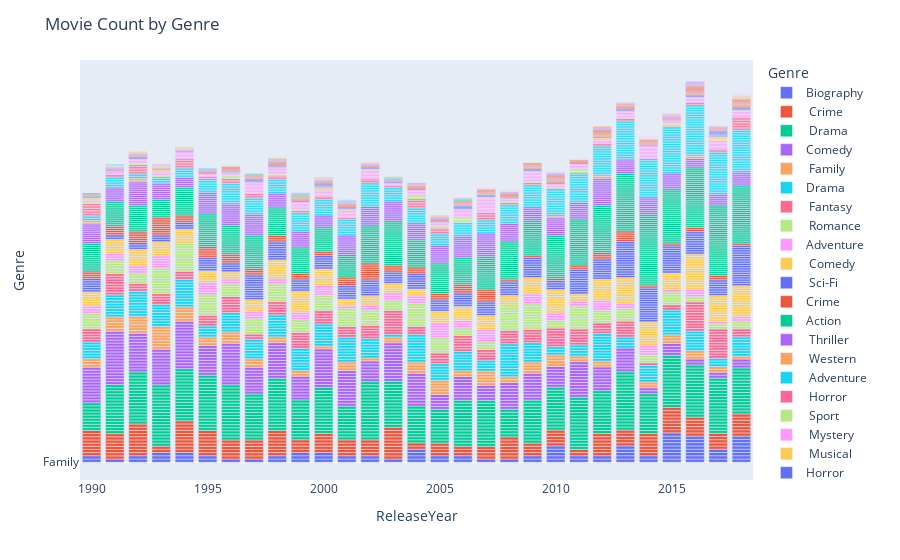

Notebook cell for this chart:
### Code cell
#Plotting Number Of Movies Released Every Year By Genre
fig = px.bar(Model_DF_Temp, x='ReleaseYear',y='Genre',color='Genre')
fig.update_layout(title_text='Movie Count by Genre')
fig.show()

### Figure 1 — Plotly figure (JSON) as saved in the notebook; plotly's stock layout.template omitted (floating-point values rounded to 4 significant figures; data arrays with more than 128 entries replaced by an {"elided": "..."} marker saying what was removed)
{"data": [{"alignmentgroup": "True", "hovertemplate": "Genre=%{y}<br>ReleaseYear=%{x}<extra></extra>", "legendgroup": "Biography", "marker": {"color": "#636efa"}, "name": "Biography", "offsetgroup": "Biography", "orientation": "v", "showlegend": true, "textposition": "auto", "type": "bar", "x": [1990, 1990, 1991, 1992, 1992, 1993, 1993, 1993, 1994, 1994, 1994, 1995, 1995, 1996, 1997, 1998, 1998, 1999, 1999, 1999, 2000, 2000, 2000, 2001, 2001, 2002, 2002, 2003, 2004, 2004, 2004, 2004, 2005, 2005, 2006, 2006, 2007, 2008, 2009, 2009, 2010, 2010, 2010, 2010, 2010, 2011, 2011, 2012, 2012, 2013, 2013, 2013, 2013, 2013, 2014, 2014, 2015, 2015, 2015, 2015, 2015, 2015, 2015, 2015, 2015, 2016, 2016, 2016, 2016, 2016, 2016, 2016, 2016, 2017, 2017, 2017, 2017, 2018, 2018, 2018, 2018, 2018, 2018, 2018, 2018], "xaxis": "x", "y": ["Biography", "Biography", "Biography", "Biography", "Biography", "Biography", "Biography", "Biography", "Biography", "Biography", "Biography", "Biography", "Biography", "Biography", "Biography", "Biography", "Biography", "Biography", "Biography", "Biography", "Biography", "Biography", "Biography", "Biography", "Biography", "Biography", "Biography", "Biography", "Biography", "Biography", "Biography", "Biography", "Biography", "Biography", "Biography", "Biography", "Biography", "Biography", "Biography", "Biography", "Biography", "Biography", "Biography", "Biography", "Biography", "Biography", "Biography", "Biography", "Biography", "Biography", "Biography", "Biography", "Biography", "Biography", "Biography", "Biography", "Biography", "Biography", "Biography", "Biography", "Biography", "Biography", "Biography", "Biography", "Biography", "Biography", "Biography", "Biography", "Biography", "Biography", "Biography", "Biography", "Biography", "Biography", "Biography", "Biography", "Biography", "Biography", "Biography", "Biography", "Biography", "Biography", "Biography", "Biography", "Biography"], "yaxis": "y"}, {"alignmentgroup": "True", "hovertemplate": "Genre=%{y}<br>ReleaseYear=%{x}<extra></extra>", "legendgroup": " Crime", "marker": {"color": "#EF553B"}, "name": " Crime", "offsetgroup": " Crime", "orientation": "v", "showlegend": true, "textposition": "auto", "type": "bar", "x": {"elided": "172 int values"}, "xaxis": "x", "y": {"elided": "172 str values"}, "yaxis": "y"}, {"alignmentgroup": "True", "hovertemplate": "Genre=%{y}<br>ReleaseYear=%{x}<extra></extra>", "legendgroup": " Drama", "marker": {"color": "#00cc96"}, "name": " Drama", "offsetgroup": " Drama", "orientation": "v", "showlegend": true, "textposition": "auto", "type": "bar", "x": {"elided": "440 int values"}, "xaxis": "x", "y": {"elided": "440 str values"}, "yaxis": "y"}, {"alignmentgroup": "True", "hovertemplate": "Genre=%{y}<br>ReleaseYear=%{x}<extra></extra>", "legendgroup": "Comedy", "marker": {"color": "#ab63fa"}, "name": "Comedy", "offsetgroup": "Comedy", "orientation": "v", "showlegend": true, "textposition": "auto", "type": "bar", "x": {"elided": "264 int values"}, "xaxis": "x", "y": {"elided": "264 str values"}, "yaxis": "y"}, {"alignmentgroup": "True", "hovertemplate": "Genre=%{y}<br>ReleaseYear=%{x}<extra></extra>", "legendgroup": " Family", "marker": {"color": "#FFA15A"}, "name": " Family", "offsetgroup": " Family", "orientation": "v", "showlegend": true, "textposition": "auto", "type": "bar", "x": [1990, 1990, 1990, 1991, 1991, 1991, 1991, 1991, 1992, 1992, 1992, 1992, 1992, 1992, 1993, 1993, 1993, 1993, 1993, 1993, 1993, 1993, 1994, 1994, 1994, 1994, 1994, 1995, 1995, 1995, 1996, 1996, 1996, 1996, 1997, 1997, 1997, 1998, 1998, 1999, 1999, 2000, 2001, 2001, 2001, 2002, 2003, 2003, 2004, 2004, 2004, 2004, 2005, 2005, 2005, 2005, 2005, 2006, 2006, 2007, 2007, 2007, 2007, 2007, 2008, 2008, 2009, 2009, 2009, 2009, 2010, 2010, 2010, 2010, 2011, 2011, 2012, 2012, 2014, 2014, 2015, 2015, 2015, 2016, 2016, 2016, 2017, 2017, 2018], "xaxis": "x", "y": [" Family", " Family", " Family", " Family", " Family", " Family", " Family", " Family", " Family", " Family", " Family", " Family", " Family", " Family", " Family", " Family", " Family", " Family", " Family", " Family", " Family", " Family", " Family", " Family", " Family", " Family", " Family", " Family", " Family", " Family", " Family", " Family", " Family", " Family", " Family", " Family", " Family", " Family", " Family", " Family", " Family", " Family", " Family", " Family", " Family", " Family", " Family", " Family", " Family", " Family", " Family", " Family", " Family", " Family", " Family", " Family", " Family", " Family", " Family", " Family", " Family", " Family", " Family", " Family", " Family", " Family", " Family", " Family", " Family", " Family", " Family", " Family", " Family", " Family", " Family", " Family", " Family", " Family", " Family", " Family", " Family", " Family", " Family", " Family", " Family", " Family", " Family", " Family", " Family"], "yaxis": "y"}, {"alignmentgroup": "True", "hovertemplate": "Genre=%{y}<br>ReleaseYear=%{x}<extra></extra>", "legendgroup": "Drama", "marker": {"color": "#19d3f3"}, "name": "Drama", "offsetgroup": "Drama", "orientation": "v", "showlegend": true, "textposition": "auto", "type": "bar", "x": {"elided": "199 int values"}, "xaxis": "x", "y": {"elided": "199 str values"}, "yaxis": "y"}, {"alignmentgroup": "True", "hovertemplate": "Genre=%{y}<br>ReleaseYear=%{x}<extra></extra>", "legendgroup": " Fantasy", "marker": {"color": "#FF6692"}, "name": " Fantasy", "offsetgroup": " Fantasy", "orientation": "v", "showlegend": true, "textposition": "auto", "type": "bar", "x": {"elided": "147 int values"}, "xaxis": "x", "y": {"elided": "147 str values"}, "yaxis": "y"}, {"alignmentgroup": "True", "hovertemplate": "Genre=%{y}<br>ReleaseYear=%{x}<extra></extra>", "legendgroup": " Romance", "marker": {"color": "#B6E880"}, "name": " Romance", "offsetgroup": " Romance", "orientation": "v", "showlegend": true, "textposition": "auto", "type": "bar", "x": {"elided": "168 int values"}, "xaxis": "x", "y": {"elided": "168 str values"}, "yaxis": "y"}, {"alignmentgroup": "True", "hovertemplate": "Genre=%{y}<br>ReleaseYear=%{x}<extra></extra>", "legendgroup": "Adventure", "marker": {"color": "#FF97FF"}, "name": "Adventure", "offsetgroup": "Adventure", "orientation": "v", "showlegend": true, "textposition": "auto", "type": "bar", "x": [1990, 1990, 1990, 1991, 1991, 1991, 1992, 1992, 1992, 1993, 1993, 1993, 1993, 1993, 1995, 1995, 1995, 1995, 1995, 1996, 1996, 1997, 1997, 1997, 1998, 1998, 1999, 1999, 1999, 2000, 2000, 2000, 2000, 2001, 2002, 2002, 2003, 2003, 2003, 2004, 2004, 2004, 2005, 2005, 2005, 2005, 2005, 2005, 2006, 2006, 2006, 2007, 2007, 2007, 2007, 2007, 2009, 2009, 2009, 2009, 2010, 2010, 2010, 2011, 2011, 2012, 2012, 2012, 2012, 2013, 2013, 2014, 2014, 2014, 2014, 2015, 2016, 2016, 2016, 2017, 2018, 2018], "xaxis": "x", "y": ["Adventure", "Adventure", "Adventure", "Adventure", "Adventure", "Adventure", "Adventure", "Adventure", "Adventure", "Adventure", "Adventure", "Adventure", "Adventure", "Adventure", "Adventure", "Adventure", "Adventure", "Adventure", "Adventure", "Adventure", "Adventure", "Adventure", "Adventure", "Adventure", "Adventure", "Adventure", "Adventure", "Adventure", "Adventure", "Adventure", "Adventure", "Adventure", "Adventure", "Adventure", "Adventure", "Adventure", "Adventure", "Adventure", "Adventure", "Adventure", "Adventure", "Adventure", "Adventure", "Adventure", "Adventure", "Adventure", "Adventure", "Adventure", "Adventure", "Adventure", "Adventure", "Adventure", "Adventure", "Adventure", "Adventure", "Adventure", "Adventure", "Adventure", "Adventure", "Adventure", "Adventure", "Adventure", "Adventure", "Adventure", "Adventure", "Adventure", "Adventure", "Adventure", "Adventure", "Adventure", "Adventure", "Adventure", "Adventure", "Adventure", "Adventure", "Adventure", "Adventure", "Adventure", "Adventure", "Adventure", "Adventure", "Adventure"], "yaxis": "y"}, {"alignmentgroup": "True", "hovertemplate": "Genre=%{y}<br>ReleaseYear=%{x}<extra></extra>", "legendgroup": " Comedy", "marker": {"color": "#FECB52"}, "name": " Comedy", "offsetgroup": " Comedy", "orientation": "v", "showlegend": true, "textposition": "auto", "type": "bar", "x": {"elided": "199 int values"}, "xaxis": "x", "y": {"elided": "199 str values"}, "yaxis": "y"}, {"alignmentgroup": "True", "hovertemplate": "Genre=%{y}<br>ReleaseYear=%{x}<extra></extra>", "legendgroup": " Sci-Fi", "marker": {"color": "#636efa"}, "name": " Sci-Fi", "offsetgroup": " Sci-Fi", "orientation": "v", "showlegend": true, "textposition": "auto", "type": "bar", "x": {"elided": "216 int values"}, "xaxis": "x", "y": {"elided": "216 str values"}, "yaxis": "y"}, {"alignmentgroup": "True", "hovertemplate": "Genre=%{y}<br>ReleaseYear=%{x}<extra></extra>", "legendgroup": "Crime", "marker": {"color": "#EF553B"}, "name": "Crime", "offsetgroup": "Crime", "orientation": "v", "showlegend": true, "textposition": "auto", "type": "bar", "x": [1990, 1990, 1990, 1991, 1991, 1991, 1991, 1992, 1992, 1992, 1992, 1992, 1993, 1993, 1993, 1993, 1993, 1993, 1993, 1993, 1994, 1994, 1994, 1995, 1995, 1995, 1995, 1995, 1996, 1996, 1996, 1996, 1997, 1997, 1997, 1998, 1998, 1998, 1999, 1999, 1999, 2000, 2000, 2001, 2001, 2001, 2001, 2002, 2002, 2002, 2002, 2002, 2002, 2002, 2002, 2003, 2003, 2003, 2004, 2004, 2004, 2005, 2005, 2005, 2006, 2006, 2006, 2006, 2007, 2007, 2007, 2007, 2007, 2007, 2008, 2009, 2010, 2011, 2011, 2012, 2012, 2012, 2013, 2013, 2013, 2013, 2013, 2014, 2015, 2016, 2016, 2017, 2017, 2018], "xaxis": "x", "y": ["Crime", "Crime", "Crime", "Crime", "Crime", "Crime", "Crime", "Crime", "Crime", "Crime", "Crime", "Crime", "Crime", "Crime", "Crime", "Crime", "Crime", "Crime", "Crime", "Crime", "Crime", "Crime", "Crime", "Crime", "Crime", "Crime", "Crime", "Crime", "Crime", "Crime", "Crime", "Crime", "Crime", "Crime", "Crime", "Crime", "Crime", "Crime", "Crime", "Crime", "Crime", "Crime", "Crime", "Crime", "Crime", "Crime", "Crime", "Crime", "Crime", "Crime", "Crime", "Crime", "Crime", "Crime", "Crime", "Crime", "Crime", "Crime", "Crime", "Crime", "Crime", "Crime", "Crime", "Crime", "Crime", "Crime", "Crime", "Crime", "Crime", "Crime", "Crime", "Crime", "Crime", "Crime", "Crime", "Crime", "Crime", "Crime", "Crime", "Crime", "Crime", "Crime", "Crime", "Crime", "Crime", "Crime", "Crime", "Crime", "Crime", "Crime", "Crime", "Crime", "Crime", "Crime"], "yaxis": "y"}, {"alignmentgroup": "True", "hovertemplate": "Genre=%{y}<br>ReleaseYear=%{x}<extra></extra>", "legendgroup": "Action", "marker": {"color": "#00cc96"}, "name": "Action", "offsetgroup": "Action", "orientation": "v", "showlegend": true, "textposition": "auto", "type": "bar", "x": {"elided": "538 int values"}, "xaxis": "x", "y": {"elided": "538 str values"}, "yaxis": "y"}, {"alignmentgroup": "True", "hovertemplate": "Genre=%{y}<br>ReleaseYear=%{x}<extra></extra>", "legendgroup": " Thriller", "marker": {"color": "#ab63fa"}, "name": " Thriller", "offsetgroup": " Thriller", "orientation": "v", "showlegend": true, "textposition": "auto", "type": "bar", "x": {"elided": "257 int values"}, "xaxis": "x", "y": {"elided": "257 str values"}, "yaxis": "y"}, {"alignmentgroup": "True", "hovertemplate": "Genre=%{y}<br>ReleaseYear=%{x}<extra></extra>", "legendgroup": " Western", "marker": {"color": "#FFA15A"}, "name": " Western", "offsetgroup": " Western", "orientation": "v", "showlegend": true, "textposition": "auto", "type": "bar", "x": [1990, 1990, 1992, 1992, 2010, 2012, 2012, 2016, 2016], "xaxis": "x", "y": [" Western", " Western", " Western", " Western", " Western", " Western", " Western", " Western", " Western"], "yaxis": "y"}, {"alignmentgroup": "True", "hovertemplate": "Genre=%{y}<br>ReleaseYear=%{x}<extra></extra>", "legendgroup": " Adventure", "marker": {"color": "#19d3f3"}, "name": " Adventure", "offsetgroup": " Adventure", "orientation": "v", "showlegend": true, "textposition": "auto", "type": "bar", "x": {"elided": "361 int values"}, "xaxis": "x", "y": {"elided": "361 str values"}, "yaxis": "y"}, {"alignmentgroup": "True", "hovertemplate": "Genre=%{y}<br>ReleaseYear=%{x}<extra></extra>", "legendgroup": " Horror", "marker": {"color": "#FF6692"}, "name": " Horror", "offsetgroup": " Horror", "orientation": "v", "showlegend": true, "textposition": "auto", "type": "bar", "x": [1990, 1990, 1990, 1990, 1990, 1990, 1990, 1991, 1991, 1992, 1992, 1992, 1992, 1992, 1994, 1994, 1994, 1994, 1994, 1995, 1996, 1996, 1996, 1997, 1997, 1998, 1998, 1999, 1999, 2000, 2000, 2001, 2002, 2002, 2002, 2003, 2004, 2004, 2004, 2004, 2004, 2005, 2005, 2005, 2007, 2007, 2007, 2007, 2008, 2009, 2009, 2010, 2012, 2013, 2013, 2015, 2016, 2016, 2017, 2018, 2018, 2018, 2018, 2018, 2018, 2018], "xaxis": "x", "y": [" Horror", " Horror", " Horror", " Horror", " Horror", " Horror", " Horror", " Horror", " Horror", " Horror", " Horror", " Horror", " Horror", " Horror", " Horror", " Horror", " Horror", " Horror", " Horror", " Horror", " Horror", " Horror", " Horror", " Horror", " Horror", " Horror", " Horror", " Horror", " Horror", " Horror", " Horror", " Horror", " Horror", " Horror", " Horror", " Horror", " Horror", " Horror", " Horror", " Horror", " Horror", " Horror", " Horror", " Horror", " Horror", " Horror", " Horror", " Horror", " Horror", " Horror", " Horror", " Horror", " Horror", " Horror", " Horror", " Horror", " Horror", " Horror", " Horror", " Horror", " Horror", " Horror", " Horror", " Horror", " Horror", " Horror"], "yaxis": "y"}, {"alignmentgroup": "True", "hovertemplate": "Genre=%{y}<br>ReleaseYear=%{x}<extra></extra>", "legendgroup": " Sport", "marker": {"color": "#B6E880"}, "name": " Sport", "offsetgroup": " Sport", "orientation": "v", "showlegend": true, "textposition": "auto", "type": "bar", "x": [1990, 1990, 1992, 1993, 1996, 1996, 1998, 1998, 1999, 2000, 2004, 2004, 2005, 2005, 2006, 2006, 2006, 2008, 2009, 2010, 2011, 2011, 2013, 2015, 2015], "xaxis": "x", "y": [" Sport", " Sport", " Sport", " Sport", " Sport", " Sport", " Sport", " Sport", " Sport", " Sport", " Sport", " Sport", " Sport", " Sport", " Sport", " Sport", " Sport", " Sport", " Sport", " Sport", " Sport", " Sport", " Sport", " Sport", " Sport"], "yaxis": "y"}, {"alignmentgroup": "True", "hovertemplate": "Genre=%{y}<br>ReleaseYear=%{x}<extra></extra>", "legendgroup": " Mystery", "marker": {"color": "#FF97FF"}, "name": " Mystery", "offsetgroup": " Mystery", "orientation": "v", "showlegend": true, "textposition": "auto", "type": "bar", "x": [1990, 1991, 1991, 1992, 1992, 1992, 1993, 1993, 1993, 1994, 1994, 1994, 1994, 1994, 1995, 1995, 1996, 1996, 1997, 1997, 1997, 1997, 1997, 1997, 1997, 1997, 1998, 1998, 1998, 1998, 1999, 1999, 1999, 1999, 1999, 2000, 2000, 2000, 2000, 2001, 2001, 2001, 2001, 2001, 2002, 2002, 2002, 2002, 2002, 2002, 2003, 2003, 2004, 2004, 2004, 2004, 2005, 2005, 2006, 2006, 2006, 2006, 2006, 2006, 2007, 2007, 2007, 2007, 2007, 2007, 2007, 2007, 2007, 2007, 2008, 2009, 2009, 2009, 2009, 2009, 2009, 2009, 2010, 2010, 2011, 2011, 2011, 2011, 2012, 2012, 2012, 2013, 2013, 2013, 2013, 2014, 2014, 2014, 2014, 2014, 2014, 2014, 2014, 2014, 2015, 2015, 2016, 2016, 2016, 2016, 2017, 2017, 2017, 2017, 2017, 2017, 2018, 2018, 2018, 2018], "xaxis": "x", "y": [" Mystery", " Mystery", " Mystery", " Mystery", " Mystery", " Mystery", " Mystery", " Mystery", " Mystery", " Mystery", " Mystery", " Mystery", " Mystery", " Mystery", " Mystery", " Mystery", " Mystery", " Mystery", " Mystery", " Mystery", " Mystery", " Mystery", " Mystery", " Mystery", " Mystery", " Mystery", " Mystery", " Mystery", " Mystery", " Mystery", " Mystery", " Mystery", " Mystery", " Mystery", " Mystery", " Mystery", " Mystery", " Mystery", " Mystery", " Mystery", " Mystery", " Mystery", " Mystery", " Mystery", " Mystery", " Mystery", " Mystery", " Mystery", " Mystery", " Mystery", " Mystery", " Mystery", " Mystery", " Mystery", " Mystery", " Mystery", " Mystery", " Mystery", " Mystery", " Mystery", " Mystery", " Mystery", " Mystery", " Mystery", " Mystery", " Mystery", " Mystery", " Mystery", " Mystery", " Mystery", " Mystery", " Mystery", " Mystery", " Mystery", " Mystery", " Mystery", " Mystery", " Mystery", " Mystery", " Mystery", " Mystery", " Mystery", " Mystery", " Mystery", " Mystery", " Mystery", " Mystery", " Mystery", " Mystery", " Mystery", " Mystery", " Mystery", " Mystery", " Mystery", " Mystery", " Mystery", " Mystery", " Mystery", " Mystery", " Mystery", " Mystery", " Mystery", " Mystery", " Mystery", " Mystery", " Mystery", " Mystery", " Mystery", " Mystery", " Mystery", " Mystery", " Mystery", " Mystery", " Mystery", " Mystery", " Mystery", " Mystery", " Mystery", " Mystery", " Mystery"], "yaxis": "y"}, {"alignmentgroup": "True", "hovertemplate": "Genre=%{y}<br>ReleaseYear=%{x}<extra></extra>", "legendgroup": " Musical", "marker": {"color": "#FECB52"}, "name": " Musical", "offsetgroup": " Musical", "orientation": "v", "showlegend": true, "textposition": "auto", "type": "bar", "x": [1990, 1993, 2000, 2001, 2002, 2007, 2008, 2012, 2017, 2017, 2017, 2018], "xaxis": "x", "y": [" Musical", " Musical", " Musical", " Musical", " Musical", " Musical", " Musical", " Musical", " Musical", " Musical", " Musical", " Musical"], "yaxis": "y"}, {"alignmentgroup": "True", "hovertemplate": "Genre=%{y}<br>ReleaseYear=%{x}<extra></extra>", "legendgroup": "Horror", "marker": {"color": "#636efa"}, "name": "Horror", "offsetgroup": "Horror", "orientation": "v", "showlegend": true, "textposition": "auto", "type": "bar", "x": [1990, 1990, 1991, 1992, 1992, 1996, 1997, 1997, 1997, 1998, 1999, 2000, 2000, 2000, 2001, 2001, 2002, 2003, 2003, 2004, 2005, 2006, 2006, 2006, 2007, 2007, 2008, 2009, 2009, 2010, 2011, 2012, 2013, 2014, 2016, 2016, 2017, 2017, 2017, 2017, 2017, 2018, 2018], "xaxis": "x", "y": ["Horror", "Horror", "Horror", "Horror", "Horror", "Horror", "Horror", "Horror", "Horror", "Horror", "Horror", "Horror", "Horror", "Horror", "Horror", "Horror", "Horror", "Horror", "Horror", "Horror", "Horror", "Horror", "Horror", "Horror", "Horror", "Horror", "Horror", "Horror", "Horror", "Horror", "Horror", "Horror", "Horror", "Horror", "Horror", "Horror", "Horror", "Horror", "Horror", "Horror", "Horror", "Horror", "Horror"], "yaxis": "y"}, {"alignmentgroup": "True", "hovertemplate": "Genre=%{y}<br>ReleaseYear=%{x}<extra></extra>", "legendgroup": "Animation", "marker": {"color": "#EF553B"}, "name": "Animation", "offsetgroup": "Animation", "orientation": "v", "showlegend": true, "textposition": "auto", "type": "bar", "x": [1990, 1991, 1992, 1992, 1993, 1994, 1995, 1995, 1996, 1996, 1996, 1996, 1997, 1997, 1997, 1998, 1998, 1998, 1998, 1999, 1999, 1999, 1999, 2000, 2000, 2001, 2001, 2001, 2002, 2002, 2003, 2004, 2004, 2004, 2005, 2005, 2006, 2006, 2006, 2006, 2007, 2007, 2007, 2007, 2008, 2008, 2008, 2009, 2009, 2009, 2009, 2009, 2010, 2010, 2010, 2010, 2010, 2010, 2011, 2011, 2011, 2012, 2012, 2012, 2012, 2012, 2012, 2013, 2013, 2013, 2013, 2013, 2014, 2014, 2014, 2014, 2015, 2015, 2016, 2016, 2016, 2016, 2016, 2016, 2016, 2016, 2017, 2017, 2018, 2018, 2018, 2018, 2018, 2018, 2018], "xaxis": "x", "y": ["Animation", "Animation", "Animation", "Animation", "Animation", "Animation", "Animation", "Animation", "Animation", "Animation", "Animation", "Animation", "Animation", "Animation", "Animation", "Animation", "Animation", "Animation", "Animation", "Animation", "Animation", "Animation", "Animation", "Animation", "Animation", "Animation", "Animation", "Animation", "Animation", "Animation", "Animation", "Animation", "Animation", "Animation", "Animation", "Animation", "Animation", "Animation", "Animation", "Animation", "Animation", "Animation", "Animation", "Animation", "Animation", "Animation", "Animation", "Animation", "Animation", "Animation", "Animation", "Animation", "Animation", "Animation", "Animation", "Animation", "Animation", "Animation", "Animation", "Animation", "Animation", "Animation", "Animation", "Animation", "Animation", "Animation", "Animation", "Animation", "Animation", "Animation", "Animation", "Animation", "Animation", "Animation", "Animation", "Animation", "Animation", "Animation", "Animation", "Animation", "Animation", "Animation", "Animation", "Animation", "Animation", "Animation", "Animation", "Animation", "Animation", "Animation", "Animation", "Animation", "Animation", "Animation", "Animation"], "yaxis": "y"}, {"alignmentgroup": "True", "hovertemplate": "Genre=%{y}<br>ReleaseYear=%{x}<extra></extra>", "legendgroup": "Mystery", "marker": {"color": "#00cc96"}, "name": "Mystery", "offsetgroup": "Mystery", "orientation": "v", "showlegend": true, "textposition": "auto", "type": "bar", "x": [1990, 1995, 1997, 1998, 1999, 1999, 2000, 2003, 2006, 2010], "xaxis": "x", "y": ["Mystery", "Mystery", "Mystery", "Mystery", "Mystery", "Mystery", "Mystery", "Mystery", "Mystery", "Mystery"], "yaxis": "y"}, {"alignmentgroup": "True", "hovertemplate": "Genre=%{y}<br>ReleaseYear=%{x}<extra></extra>", "legendgroup": " History", "marker": {"color": "#ab63fa"}, "name": " History", "offsetgroup": " History", "orientation": "v", "showlegend": true, "textposition": "auto", "type": "bar", "x": [1991, 1991, 1992, 1993, 1994, 1995, 1995, 1998, 1998, 1999, 2000, 2001, 2001, 2001, 2002, 2002, 2003, 2004, 2004, 2004, 2005, 2005, 2006, 2006, 2008, 2008, 2010, 2010, 2012, 2012, 2012, 2013, 2015, 2015, 2015, 2016, 2016, 2016, 2016, 2017, 2017, 2018], "xaxis": "x", "y": [" History", " History", " History", " History", " History", " History", " History", " History", " History", " History", " History", " History", " History", " History", " History", " History", " History", " History", " History", " History", " History", " History", " History", " History", " History", " History", " History", " History", " History", " History", " History", " History", " History", " History", " History", " History", " History", " History", " History", " History", " History", " History"], "yaxis": "y"}, {"alignmentgroup": "True", "hovertemplate": "Genre=%{y}<br>ReleaseYear=%{x}<extra></extra>", "legendgroup": " Music", "marker": {"color": "#FFA15A"}, "name": " Music", "offsetgroup": " Music", "orientation": "v", "showlegend": true, "textposition": "auto", "type": "bar", "x": [1991, 1991, 1991, 1992, 1992, 1993, 1993, 1993, 1994, 1994, 1996, 1998, 2000, 2000, 2000, 2002, 2002, 2003, 2005, 2010, 2012, 2014, 2016, 2018, 2018, 2018, 2018], "xaxis": "x", "y": [" Music", " Music", " Music", " Music", " Music", " Music", " Music", " Music", " Music", " Music", " Music", " Music", " Music", " Music", " Music", " Music", " Music", " Music", " Music", " Music", " Music", " Music", " Music", " Music", " Music", " Music", " Music"], "yaxis": "y"}, {"alignmentgroup": "True", "hovertemplate": "Genre=%{y}<br>ReleaseYear=%{x}<extra></extra>", "legendgroup": "Fantasy", "marker": {"color": "#19d3f3"}, "name": "Fantasy", "offsetgroup": "Fantasy", "orientation": "v", "showlegend": true, "textposition": "auto", "type": "bar", "x": [1991, 1994, 1995, 1999, 2001, 2007], "xaxis": "x", "y": ["Fantasy", "Fantasy", "Fantasy", "Fantasy", "Fantasy", "Fantasy"], "yaxis": "y"}, {"alignmentgroup": "True", "hovertemplate": "Genre=%{y}<br>ReleaseYear=%{x}<extra></extra>", "legendgroup": " Biography", "marker": {"color": "#FF6692"}, "name": " Biography", "offsetgroup": " Biography", "orientation": "v", "showlegend": true, "textposition": "auto", "type": "bar", "x": [1993, 1993, 1997, 2005, 2007, 2008, 2013, 2014, 2015, 2015, 2015, 2017], "xaxis": "x", "y": [" Biography", " Biography", " Biography", " Biography", " Biography", " Biography", " Biography", " Biography", " Biography", " Biography", " Biography", " Biography"], "yaxis": "y"}, {"alignmentgroup": "True", "hovertemplate": "Genre=%{y}<br>ReleaseYear=%{x}<extra></extra>", "legendgroup": " War", "marker": {"color": "#B6E880"}, "name": " War", "offsetgroup": " War", "orientation": "v", "showlegend": true, "textposition": "auto", "type": "bar", "x": [1994, 1996, 1998, 1998, 2001, 2001, 2003, 2006, 2008, 2008, 2009, 2014], "xaxis": "x", "y": [" War", " War", " War", " War", " War", " War", " War", " War", " War", " War", " War", " War"], "yaxis": "y"}, {"alignmentgroup": "True", "hovertemplate": "Genre=%{y}<br>ReleaseYear=%{x}<extra></extra>", "legendgroup": " Action", "marker": {"color": "#FF97FF"}, "name": " Action", "offsetgroup": " Action", "orientation": "v", "showlegend": true, "textposition": "auto", "type": "bar", "x": [1999, 2004, 2008, 2010, 2010, 2011, 2011, 2014, 2014, 2014, 2014, 2018, 2018, 2018, 2018], "xaxis": "x", "y": [" Action", " Action", " Action", " Action", " Action", " Action", " Action", " Action", " Action", " Action", " Action", " Action", " Action", " Action", " Action"], "yaxis": "y"}, {"alignmentgroup": "True", "hovertemplate": "Genre=%{y}<br>ReleaseYear=%{x}<extra></extra>", "legendgroup": "Documentary", "marker": {"color": "#FECB52"}, "name": "Documentary", "offsetgroup": "Documentary", "orientation": "v", "showlegend": true, "textposition": "auto", "type": "bar", "x": [2002], "xaxis": "x", "y": ["Documentary"], "yaxis": "y"}, {"alignmentgroup": "True", "hovertemplate": "Genre=%{y}<br>ReleaseYear=%{x}<extra></extra>", "legendgroup": "Sci-Fi", "marker": {"color": "#636efa"}, "name": "Sci-Fi", "offsetgroup": "Sci-Fi", "orientation": "v", "showlegend": true, "textposition": "auto", "type": "bar", "x": [2007, 2011], "xaxis": "x", "y": ["Sci-Fi", "Sci-Fi"], "yaxis": "y"}, {"alignmentgroup": "True", "hovertemplate": "Genre=%{y}<br>ReleaseYear=%{x}<extra></extra>", "legendgroup": "Romance", "marker": {"color": "#EF553B"}, "name": "Romance", "offsetgroup": "Romance", "orientation": "v", "showlegend": true, "textposition": "auto", "type": "bar", "x": [2011], "xaxis": "x", "y": ["Romance"], "yaxis": "y"}, {"alignmentgroup": "True", "hovertemplate": "Genre=%{y}<br>ReleaseYear=%{x}<extra></extra>", "legendgroup": "Family", "marker": {"color": "#00cc96"}, "name": "Family", "offsetgroup": "Family", "orientation": "v", "showlegend": true, "textposition": "auto", "type": "bar", "x": [2017], "xaxis": "x", "y": ["Family"], "yaxis": "y"}], "layout": {"barmode": "relative", "legend": {"title": {"text": "Genre"}, "tracegroupgap": 0}, "margin": {"t": 60}, "title": {"text": "Movie Count by Genre"}, "xaxis": {"anchor": "y", "domain": [0, 1], "title": {"text": "ReleaseYear"}}, "yaxis": {"anchor": "x", "categoryarray": ["Family", "Romance", "Sci-Fi", "Documentary", " Action", " War", " Biography", "Fantasy", " Music", " History", "Mystery", "Animation", "Horror", " Musical", " Mystery", " Sport", " Horror", " Adventure", " Western", " Thriller", "Action", "Crime", " Sci-Fi", " Comedy", "Adventure", " Romance", " Fantasy", "Drama", " Family", "Comedy", " Drama", " Crime", "Biography"], "categoryorder": "array", "domain": [0, 1], "title": {"text": "Genre"}}}}
